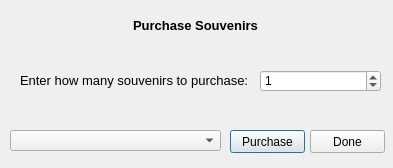
<?xml version="1.0" encoding="UTF-8"?>
<ui version="4.0">
 <class>purchasewindow</class>
 <widget class="QDialog" name="purchasewindow">
  <property name="geometry">
   <rect>
    <x>0</x>
    <y>0</y>
    <width>393</width>
    <height>168</height>
   </rect>
  </property>
  <property name="windowTitle">
   <string>Dialog</string>
  </property>
  <widget class="QPushButton" name="purchaseButton">
   <property name="geometry">
    <rect>
     <x>230</x>
     <y>130</y>
     <width>75</width>
     <height>23</height>
    </rect>
   </property>
   <property name="text">
    <string>Purchase</string>
   </property>
  </widget>
  <widget class="QComboBox" name="souvenirList">
   <property name="geometry">
    <rect>
     <x>10</x>
     <y>130</y>
     <width>211</width>
     <height>21</height>
    </rect>
   </property>
  </widget>
  <widget class="QLabel" name="titleLabel">
   <property name="geometry">
    <rect>
     <x>10</x>
     <y>10</y>
     <width>371</width>
     <height>31</height>
    </rect>
   </property>
   <property name="font">
    <font>
     <pointsize>10</pointsize>
     <weight>75</weight>
     <bold>true</bold>
    </font>
   </property>
   <property name="text">
    <string>Purchase Souvenirs</string>
   </property>
   <property name="alignment">
    <set>Qt::AlignCenter</set>
   </property>
  </widget>
  <widget class="QLabel" name="label">
   <property name="geometry">
    <rect>
     <x>20</x>
     <y>70</y>
     <width>231</width>
     <height>21</height>
    </rect>
   </property>
   <property name="font">
    <font>
     <pointsize>10</pointsize>
    </font>
   </property>
   <property name="text">
    <string>Enter how many souvenirs to purchase:</string>
   </property>
   <property name="alignment">
    <set>Qt::AlignLeading|Qt::AlignLeft|Qt::AlignVCenter</set>
   </property>
  </widget>
  <widget class="QPushButton" name="doneButton">
   <property name="geometry">
    <rect>
     <x>310</x>
     <y>130</y>
     <width>75</width>
     <height>23</height>
    </rect>
   </property>
   <property name="text">
    <string>Done</string>
   </property>
  </widget>
  <widget class="QSpinBox" name="purchaseEntry">
   <property name="geometry">
    <rect>
     <x>260</x>
     <y>70</y>
     <width>121</width>
     <height>22</height>
    </rect>
   </property>
   <property name="minimum">
    <number>0</number>
   </property>
   <property name="maximum">
    <number>10000</number>
   </property>
   <property name="value">
    <number>1</number>
   </property>
  </widget>
 </widget>
 <resources/>
 <connections/>
</ui>
